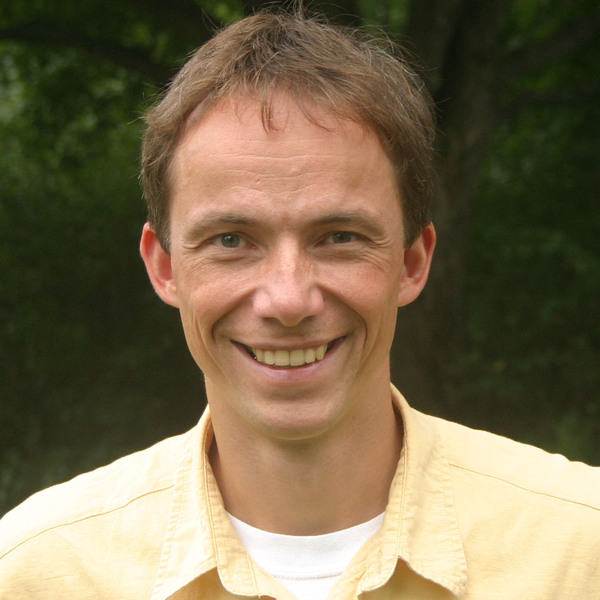
//> input picture utils/daniel2.jpg, 600 x 600 px, given in place of the camera
$ ./videoedges   (built with g++ and OpenCV 4)
//> lines starting //> are read from the running program, lines starting //| are printed output that depends on the picture
/* videoedges.cpp - detect edges in video
 *
 * CS 453 openCV demo
 */

#include <stdio.h>
#include "opencv2/opencv.hpp"

using namespace cv;
using namespace std;

const char *win = "video";

int main()
{
    int cam = 0; // default camera
    VideoCapture cap(cam);
    if (!cap.isOpened()) {
	fprintf(stderr, "cannot open camera %d\n", cam);
	exit(1);
    }

    //namedWindow(win);
    namedWindow(win, 0);
    Mat frame, edges;
    while (1) {
        cap >> frame;
//> frame is the input picture: 600 rows x 600 cols, CV_8UC3; mean B, G, R 80.6, 108, 122.4
        cvtColor(frame, edges, CV_BGR2GRAY);
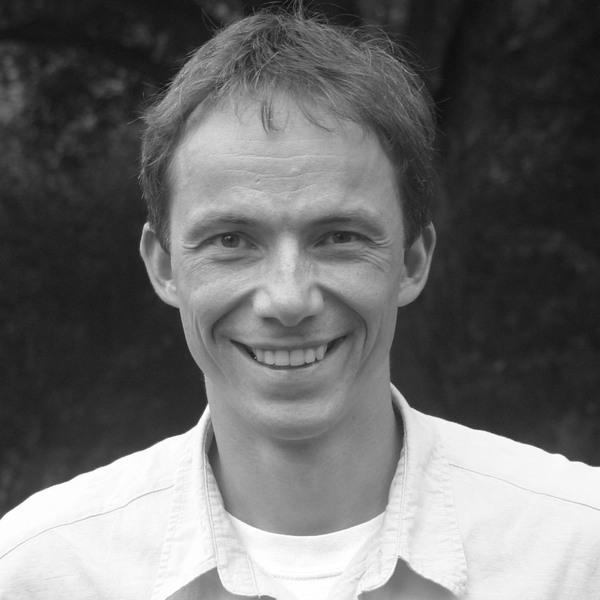
//> edges: 600 rows x 600 cols, CV_8UC1; min 10, max 255, mean 109.2
        GaussianBlur(edges, edges, Size(7,7), 1.5, 1.5);
        Canny(edges, edges, 15, 30, 3);
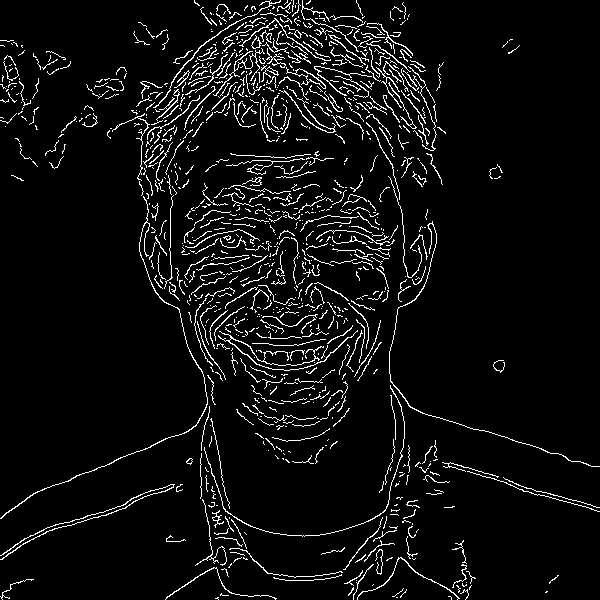
//> edges: 600 rows x 600 cols, CV_8UC1; 5.7% white in thin lines or dots
        imshow(win, edges);
        if (waitKey(30) >= 0) // wait up to 30 msec
//> the Esc key is pressed
	    break;
    }

    return 0;
}
